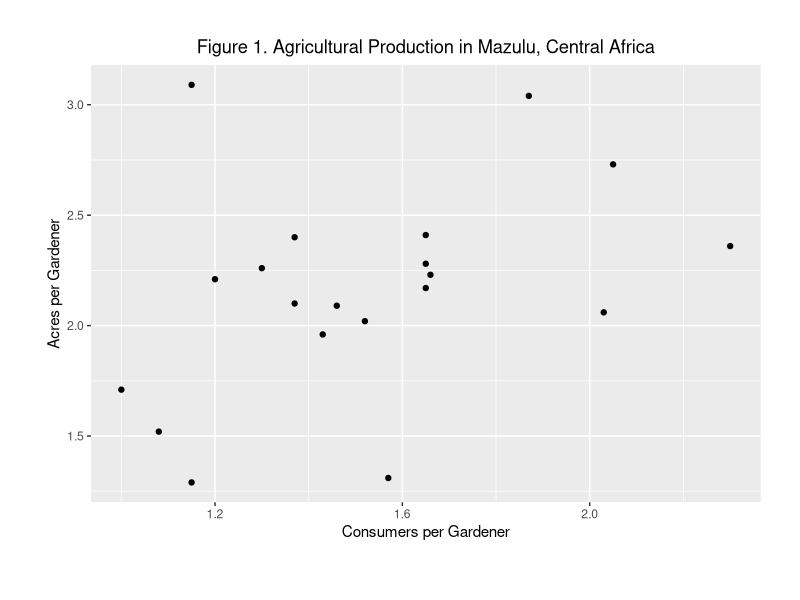
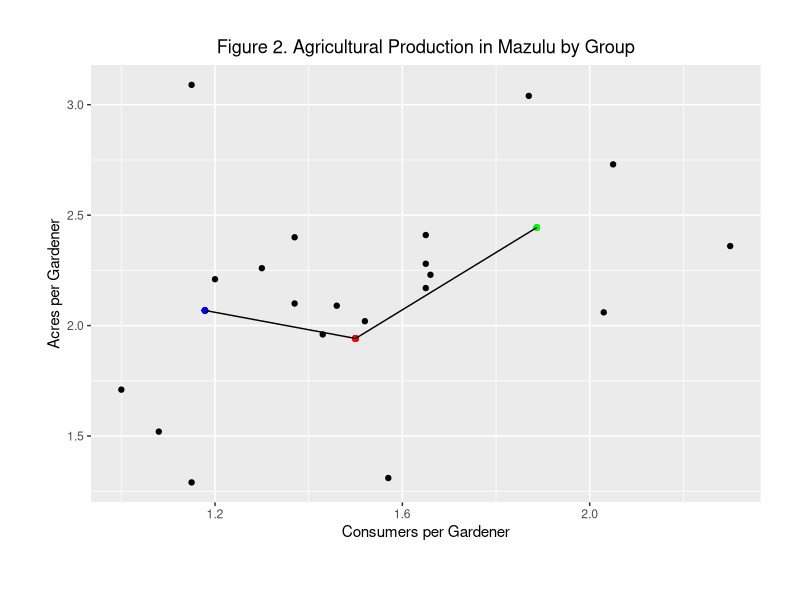
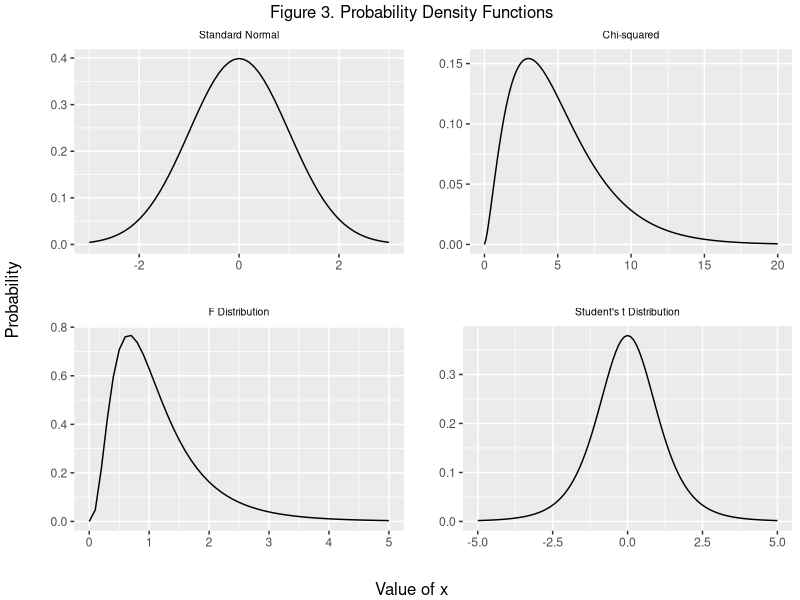
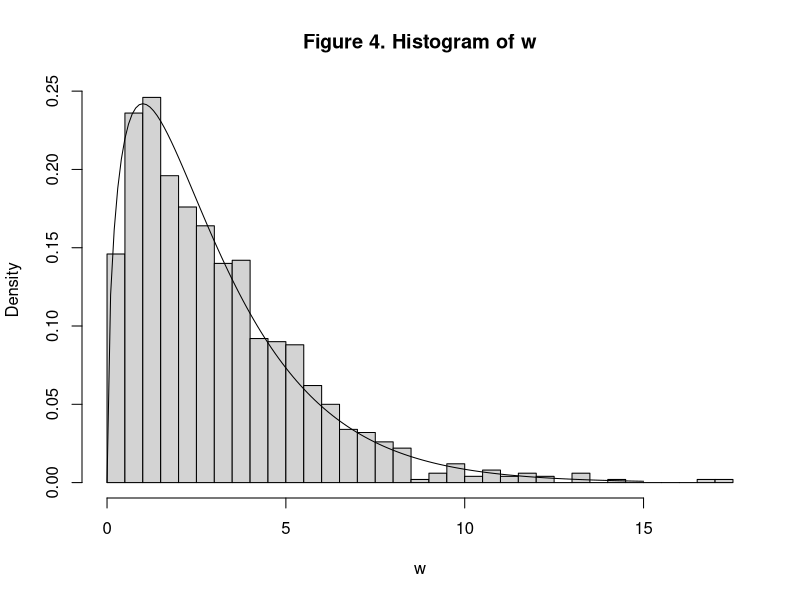

R code for these plots, in order:
## ---- chunk 1
knitr::opts_chunk$set(echo = T, fig.pos = 'H')
## ---- chunk 2
library("ggplot2")
library("car")
library("grid")
plot.1 <- ggplot(Sahlins, aes(x = consumers, y = acres)) + geom_point() + 
    ggtitle("Figure 1. Agricultural Production in Mazulu, Central Africa") + 
    theme(plot.title = element_text(hjust = 0.5)) + 
    theme(plot.margin=unit(c(1,1,1.5,1.2),"cm")) +
    xlab("Consumers per Gardener") + ylab("Acres per Gardener")
plot.1
## ---- chunk 3
library(car)
groupA <- Sahlins[1:7, ]
groupB <- Sahlins[8:13, ]
groupC <- Sahlins[14:20, ]
Group <- c(rep("Group A", 7), rep("Group B", 6), rep("Group C", 7))
Sahlins$Group <- Group
mean.consumeA <- mean(groupA$consumers)
mean.consumeB <- mean(groupB$consumers)
mean.consumeC <- mean(groupC$consumers)
mean.acresA <- mean(groupA$acres)
mean.acresB <- mean(groupB$acres)
mean.acresC <- mean(groupC$acres)
mean.consumers <- c(mean.consumeA, mean.consumeB, mean.consumeC)
mean.acres <- c(mean.acresA, mean.acresB, mean.acresC)
mean.data <- data.frame(mean.consumers, mean.acres)
plot.2 <- ggplot(Sahlins, aes(x = consumers, y = acres)) + geom_point() +
    ggtitle("Figure 2. Agricultural Production in Mazulu by Group") + 
    theme(plot.title = element_text(hjust = 0.5)) + 
    theme(plot.margin=unit(c(1,1,1.5,1.2),"cm")) +
    xlab("Consumers per Gardener") + ylab("Acres per Gardener") +
    geom_point(aes(x=mean.consumeA, y=mean.acresA), colour="blue") +
    geom_point(aes(x=mean.consumeB, y=mean.acresB), colour="red") +
    geom_point(aes(x=mean.consumeC, y=mean.acresC), colour="green") +
    geom_line(data = mean.data, aes(x=mean.data$mean.consumers, y=mean.data$mean.acres, 
                                    inherit.aes = FALSE))
plot.2
## ---- chunk 4
library(ggfortify)
plot.3 <- ggdistribution(dnorm, seq(-3,3,0.1), mean = 0, sd = 1) +
    ggtitle("Standard Normal") + 
    theme(plot.title = element_text(size=7.5, hjust=0.5)) 
plot.4 <- ggdistribution(dchisq, seq(0, 20, 0.1), df = 5) +
    ggtitle("Chi-squared") + 
    theme(plot.title = element_text(size=7.5, hjust=0.5))
plot.5 <- ggdistribution(df, seq(0, 5, 0.1), df1 = 8, df2 = 15) +
    ggtitle("F Distribution") + 
    theme(plot.title = element_text(size=7.5, hjust=0.5))
plot.6 <- ggdistribution(dt, seq(-5, 5, 0.1), df = 5) +
    ggtitle("Student's t Distribution") + 
    theme(plot.title = element_text(size=7.5, hjust=0.5))
library(gridExtra)
grid.arrange(plot.3, plot.4, plot.5, plot.6, nrow = 2, widths=c(2,2),
             top="Figure 3. Probability Density Functions",
             bottom="Value of x",
             left="Probability")
## ---- chunk 5
z1 <- rnorm(1000, mean = 0, sd = 1)
z2 <- rnorm(1000, mean = 0, sd = 1)
z3 <- rnorm(1000, mean = 0, sd = 1)
w <- z1^2 + z2^2 + z3^2
hist(w, breaks = 30, freq = F, main = "Figure 4. Histogram of w")
  lines(x=seq(0,15,0.1), y=dchisq(seq(0,15,0.1), df=3))
## ---- chunk 6
distr <- c("Poisson", "Student's t", "Chi-Square")
my.function <- function(x,distr) 
{
  if (distr=="Poisson") {
ppois(x,lambda=1)
} else if (distr=="Student's t") {
pt(x, df=2)
} else if (distr=="Chi-Square") {
pchisq(x, df=2)
} else {
paste("Not a specified distribution.") }}
## ---- chunk 7
library(mvtnorm)
sigma <- matrix(data = c(20, 15, 15, 25), nrow = 2)
joint <- rmvnorm(2500, mean = c(350, 300), sigma = sigma)
prop <- nrow(joint[joint[,1] > 355,])/(nrow(joint))
prop
## ---- chunk 8
condition <- joint[ , 2] > 290 & joint[ , 2] < 295
prob350 <- sum(joint[condition, 1]>350)/length(joint[condition, 1])
prob350
## ---- chunk 9
condition2 <- joint[,1] < 340
exp.test.score <- sum(joint[condition2,2])/length(joint[condition2,2])
exp.test.score
